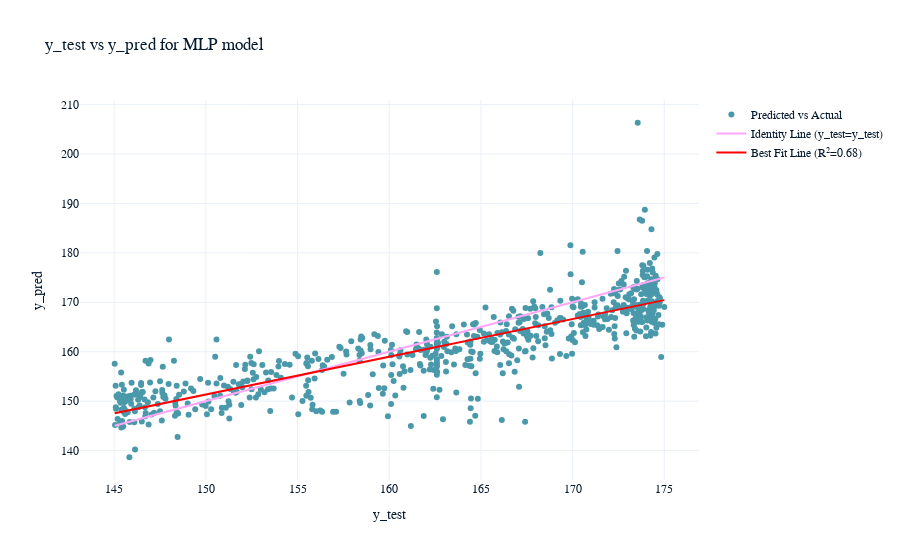

Here is the notebook cell this chart was saved with:
### Code cell
# Calculate R2 score
r2 = r2_score(y_test, y_pred)

# Best fit line
m, b = np.polyfit(y_test, y_pred, 1)

# Create traces
trace1 = go.Scatter(
    x = y_test,
    y = y_pred,
    mode = 'markers',
    name = 'Predicted vs Actual',
    marker=dict(color='#4A99AB')
)

trace2 = go.Scatter(
    x = y_test,
    y = y_test,
    mode = 'lines',
    name = 'Identity Line (y_test=y_test)',
    line=dict(color='#FFA8F8')
)

trace3 = go.Scatter(
    x = y_test,
    y = m*y_test + b,
    mode = 'lines',
    name = f'Best Fit Line (R²={r2:.2f})',
    line=dict(color='red')
)

data = [trace1, trace2, trace3]

# Customize the layout
layout = go.Layout(
    title = 'y_test vs y_pred for MLP model',
    xaxis = dict(title = 'y_test'),
    yaxis = dict(title = 'y_pred'),
    showlegend = True
)

fig = go.Figure(data=data, layout=layout)

fig.show()

### Figure 1 — Plotly figure (JSON) as saved in the notebook; plotly's stock layout.template omitted (floating-point values rounded to 4 significant figures; data arrays with more than 128 entries replaced by an {"elided": "..."} marker saying what was removed)
{"data": [{"marker": {"color": "#4A99AB"}, "mode": "markers", "name": "Predicted vs Actual", "x": {"elided": "661 float values"}, "y": {"elided": "661 float values"}, "type": "scatter"}, {"line": {"color": "#FFA8F8"}, "mode": "lines", "name": "Identity Line (y_test=y_test)", "x": {"elided": "661 float values"}, "y": {"elided": "661 float values"}, "type": "scatter"}, {"line": {"color": "red"}, "mode": "lines", "name": "Best Fit Line (R²=0.68)", "x": {"elided": "661 float values"}, "y": {"elided": "661 float values"}, "type": "scatter"}], "layout": {"showlegend": true, "title": {"text": "y_test vs y_pred for MLP model"}, "xaxis": {"title": {"text": "y_test"}}, "yaxis": {"title": {"text": "y_pred"}}}}
